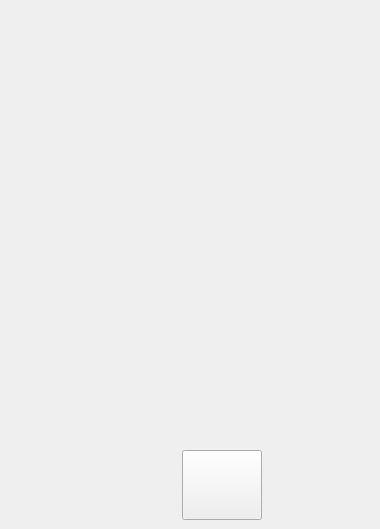
               <widget class="QWidget" name="widget_62" native="true">
                <property name="sizePolicy">
                 <sizepolicy hsizetype="Fixed" vsizetype="Preferred">
                  <horstretch>0</horstretch>
                  <verstretch>0</verstretch>
                 </sizepolicy>
                </property>
                <property name="minimumSize">
                 <size>
                  <width>380</width>
                  <height>0</height>
                 </size>
                </property>
                <widget class="QLabel" name="label_19">
                 <property name="geometry">
                  <rect>
                   <x>159</x>
                   <y>43</y>
                   <width>128</width>
                   <height>450</height>
                  </rect>
                 </property>
                 <property name="sizePolicy">
                  <sizepolicy hsizetype="Preferred" vsizetype="Preferred">
                   <horstretch>0</horstretch>
                   <verstretch>0</verstretch>
                  </sizepolicy>
                 </property>
                 <property name="text">
                  <string/>
                 </property>
                 <property name="pixmap">
                  <pixmap resource="../resources.qrc">:/images/touch_probe.png</pixmap>
                 </property>
                 <property name="scaledContents">
                  <bool>true</bool>
                 </property>
                </widget>
                <widget class="HalLedIndicator" name="probe_led">
                 <property name="geometry">
                  <rect>
                   <x>213</x>
                   <y>333</y>
                   <width>20</width>
                   <height>20</height>
                  </rect>
                 </property>
                 <property name="sizePolicy">
                  <sizepolicy hsizetype="Fixed" vsizetype="Fixed">
                   <horstretch>0</horstretch>
                   <verstretch>0</verstretch>
                  </sizepolicy>
                 </property>
                 <property name="diameter" stdset="0">
                  <number>20</number>
                 </property>
                 <property name="color" stdset="0">
                  <color>
                   <red>44</red>
                   <green>41</green>
                   <blue>255</blue>
                  </color>
                 </property>
                 <property name="state" stdset="0">
                  <bool>false</bool>
                 </property>
                 <property name="pinBaseName" stdset="0">
                  <string>probe-led</string>
                 </property>
                </widget>
                <widget class="HalButton" name="halbutton">
                 <property name="geometry">
                  <rect>
                   <x>182</x>
                   <y>450</y>
                   <width>80</width>
                   <height>70</height>
                  </rect>
                 </property>
                 <property name="sizePolicy">
                  <sizepolicy hsizetype="Fixed" vsizetype="Fixed">
                   <horstretch>0</horstretch>
                   <verstretch>0</verstretch>
                  </sizepolicy>
                 </property>
                 <property name="text">
                  <string/>
                 </property>
                 <property name="flat">
                  <bool>false</bool>
                 </property>
                 <property name="pinBaseName" stdset="0">
                  <string>probe-in</string>
                 </property>
                </widget>
               </widget>
